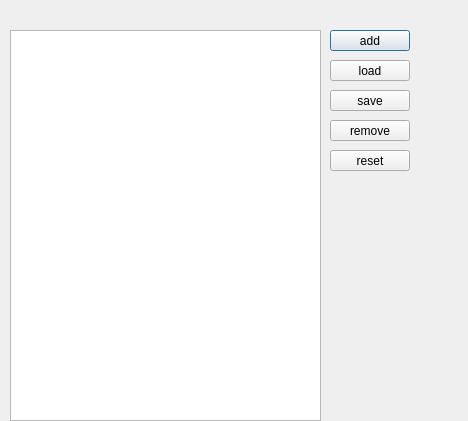
<?xml version="1.0" encoding="UTF-8"?>
<ui version="4.0">
 <class>playlist</class>
 <widget class="QDialog" name="playlist">
  <property name="geometry">
   <rect>
    <x>0</x>
    <y>0</y>
    <width>468</width>
    <height>421</height>
   </rect>
  </property>
  <property name="windowTitle">
   <string>Dialog</string>
  </property>
  <widget class="QLabel" name="label">
   <property name="geometry">
    <rect>
     <x>20</x>
     <y>10</y>
     <width>301</width>
     <height>16</height>
    </rect>
   </property>
   <property name="text">
    <string/>
   </property>
  </widget>
  <widget class="QPushButton" name="add">
   <property name="geometry">
    <rect>
     <x>330</x>
     <y>30</y>
     <width>80</width>
     <height>21</height>
    </rect>
   </property>
   <property name="text">
    <string>add</string>
   </property>
  </widget>
  <widget class="QPushButton" name="load">
   <property name="geometry">
    <rect>
     <x>330</x>
     <y>60</y>
     <width>80</width>
     <height>21</height>
    </rect>
   </property>
   <property name="text">
    <string>load</string>
   </property>
  </widget>
  <widget class="QPushButton" name="save">
   <property name="geometry">
    <rect>
     <x>330</x>
     <y>90</y>
     <width>80</width>
     <height>21</height>
    </rect>
   </property>
   <property name="text">
    <string>save</string>
   </property>
  </widget>
  <widget class="QPushButton" name="remove">
   <property name="geometry">
    <rect>
     <x>330</x>
     <y>120</y>
     <width>80</width>
     <height>21</height>
    </rect>
   </property>
   <property name="text">
    <string>remove</string>
   </property>
  </widget>
  <widget class="QPushButton" name="reset">
   <property name="geometry">
    <rect>
     <x>330</x>
     <y>150</y>
     <width>80</width>
     <height>21</height>
    </rect>
   </property>
   <property name="text">
    <string>reset</string>
   </property>
  </widget>
  <widget class="QTableView" name="list">
   <property name="geometry">
    <rect>
     <x>10</x>
     <y>30</y>
     <width>311</width>
     <height>391</height>
    </rect>
   </property>
  </widget>
 </widget>
 <resources/>
 <connections/>
</ui>
